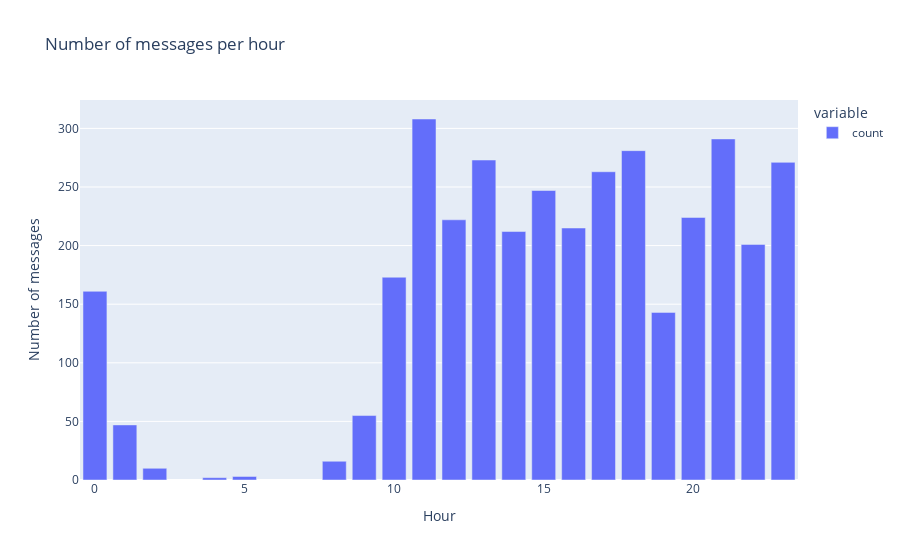

Source (notebook cell):
### Code cell
#plot the number of messages per hour
fig = px.bar(dt_data['hour'].value_counts(), title='Number of messages per hour')
fig.update_layout(xaxis_title='Hour', yaxis_title='Number of messages')
fig.show()

### Figure 1 — Plotly figure (JSON) as saved in the notebook; plotly's stock layout.template omitted (floating-point values rounded to 4 significant figures)
{"data": [{"alignmentgroup": "True", "hovertemplate": "variable=count<br>hour=%{x}<br>value=%{y}<extra></extra>", "legendgroup": "count", "marker": {"color": "#636efa", "pattern": {"shape": ""}}, "name": "count", "offsetgroup": "count", "orientation": "v", "showlegend": true, "textposition": "auto", "type": "bar", "x": [11, 21, 18, 13, 23, 17, 15, 20, 12, 16, 14, 22, 10, 0, 19, 9, 1, 8, 2, 5, 4], "xaxis": "x", "y": [308, 291, 281, 273, 271, 263, 247, 224, 222, 215, 212, 201, 173, 161, 143, 55, 47, 16, 10, 3, 2], "yaxis": "y"}], "layout": {"barmode": "relative", "legend": {"title": {"text": "variable"}, "tracegroupgap": 0}, "title": {"text": "Number of messages per hour"}, "xaxis": {"anchor": "y", "domain": [0, 1], "title": {"text": "Hour"}}, "yaxis": {"anchor": "x", "domain": [0, 1], "title": {"text": "Number of messages"}}}}
